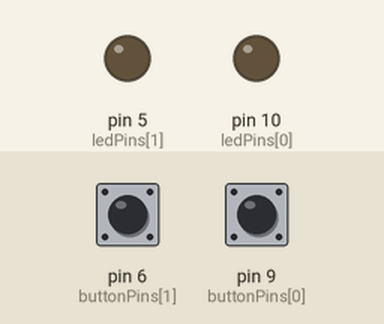
Recording of a sketch running on a simulated Arduino Uno, built with avr-gcc and run on an emulated ATmega328P. Shown: output pins drawn as LEDs (lit = HIGH). Dashed ring = blinking. The test bench sets the inputs (shaded band); at power-on: pin 6 (buttonPins[1]) LOW, pin 9 (buttonPins[0]) LOW.

Above: at 1.2 s.
1.3 s: pin 6 (buttonPins[1]) pulled HIGH for 0.15 s
At 2.8 s:
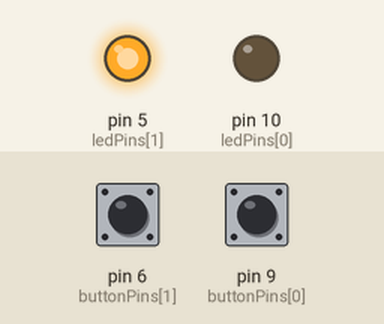
4.4 s: pin 9 (buttonPins[0]) pulled HIGH for 0.15 s
At 4.7 s:
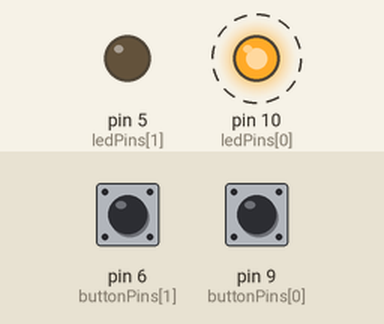
7.5 s: pin 9 (buttonPins[0]) pulled HIGH for 1 s
At 10.5 s:
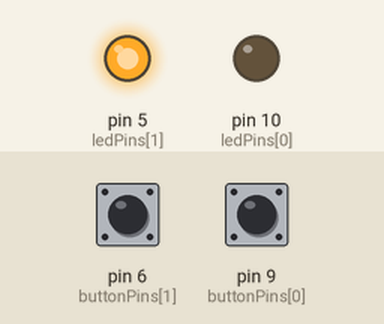
10.8 s: pin 9 (buttonPins[0]) pulled HIGH for 3.2 s
At 14.2 s:
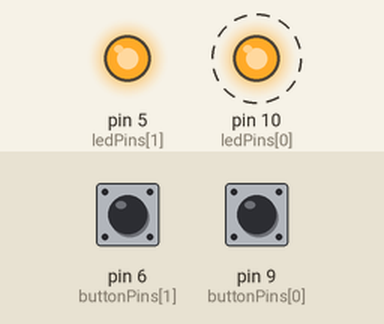
Timing chart, 0 to 16.5 s (numbered marks = the images above; inputs shaded):
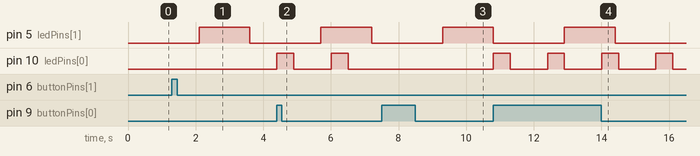

Measured:
- after the input at 1.3 s, pin 5 (ledPins[1]): LOW → HIGH after 0.80 s, → LOW 1.5 s later
- after the input at 4.4 s, pin 10 (ledPins[0]): alternates HIGH for 0.50 s and LOW for 1.1 s, starting at once
- after the input at 7.5 s, pin 10 (ledPins[0]): stops changing and stays LOW
- after the input at 10.8 s, pin 10 (ledPins[0]): alternates HIGH for 0.50 s and LOW for 1.1 s, starting at once

The sketch:

sketch_nov6a.ino
```cpp
const int buttonPins[] = {9, 6};
const int ledPins[] = {10, 5};
boolean buttonWasPressed[] = {false, false};
unsigned long lastDebounceTime[] = {0, 0};
unsigned long debounceDelay = 5;
int lastButtonState[] = {LOW, LOW};

boolean ledActive[] = {false, false};

class Flasher {
  int ledPin;
  long OnTime;
  long OffTime;
  int ledState;
  unsigned long previousMillis;

  public:
  Flasher(int pin, long on, long off) {
    ledPin = pin;
    pinMode(ledPin, OUTPUT);
    OnTime = on;
    OffTime = off;
    ledState = LOW;
    previousMillis = 0;
  }

  void Update() {
    unsigned long currentMillis = millis();

    if ((ledState == HIGH) && (currentMillis - previousMillis >= OnTime)) {
      ledState = LOW;
      previousMillis = currentMillis;
      digitalWrite(ledPin, ledState);
    } else if ((ledState == LOW) && (currentMillis - previousMillis >= OffTime)) {
      ledState = HIGH;
      previousMillis = currentMillis;
      digitalWrite(ledPin, ledState);
    }
  }
};

Flasher led[] = {Flasher(ledPins[0], 500, 1100), Flasher(ledPins[1], 1500, 2100)};

void checkButton(int buttonIndex) {
  int reading = digitalRead(buttonPins[buttonIndex]);

  if (reading != lastButtonState[buttonIndex]) {
    lastDebounceTime[buttonIndex] = millis();
  }

  if ((millis() - lastDebounceTime[buttonIndex]) > debounceDelay) {
    if (reading != buttonWasPressed[buttonIndex]) {
      buttonWasPressed[buttonIndex] = reading;

      if (buttonWasPressed[buttonIndex]) {
        if (!ledActive[buttonIndex]) {
          ledActive[buttonIndex] = true;
          led[buttonIndex].Update();
        } else {
          ledActive[buttonIndex] = false;
          digitalWrite(ledPins[buttonIndex], LOW);
        }
      }
    }
  }

  lastButtonState[buttonIndex] = reading;

  if (ledActive[buttonIndex]) {
    led[buttonIndex].Update();
  }
}

void setup() {
  for (int i = 0; i < 2; i++) {
    pinMode(buttonPins[i], INPUT);
    pinMode(ledPins[i], OUTPUT);
  }
}

void loop() {
  checkButton(0);
  checkButton(1);
}
```
